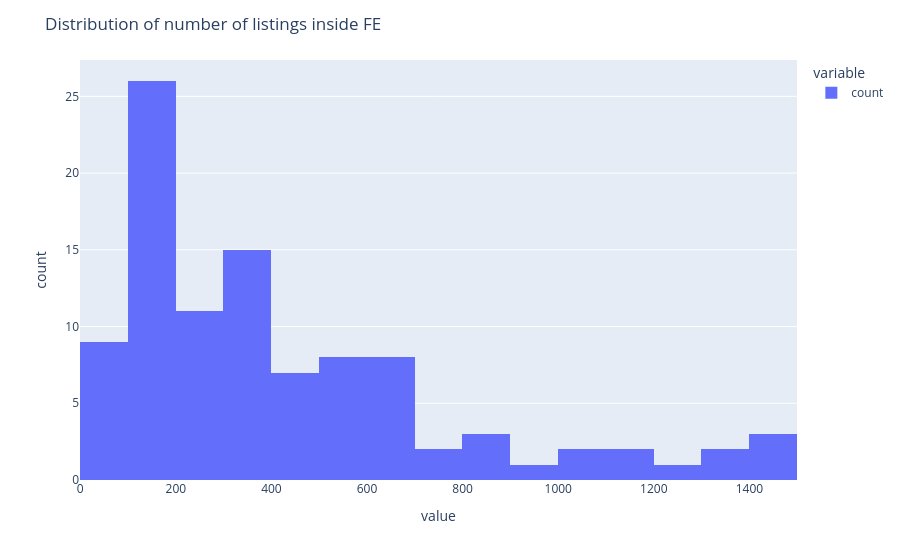

The notebook cell this image was saved under:
### Code cell
fig = px.histogram(cluster_sizes, nbins=25)
fig.update_layout(
    title = "Distribution of number of listings inside FE"
)
fig.show()

### Figure 1 — Plotly figure (JSON) as saved in the notebook; plotly's stock layout.template omitted (floating-point values rounded to 4 significant figures)
{"data": [{"bingroup": "x", "hovertemplate": "variable=count<br>value=%{x}<br>count=%{y}<extra></extra>", "legendgroup": "count", "marker": {"color": "#636efa", "pattern": {"shape": ""}}, "name": "count", "nbinsx": 25, "orientation": "v", "showlegend": true, "type": "histogram", "x": [1498, 1461, 1401, 1336, 1321, 1231, 1179, 1167, 1098, 1015, 916, 875, 825, 808, 797, 776, 692, 686, 675, 661, 647, 637, 633, 622, 597, 580, 569, 564, 535, 532, 514, 513, 496, 494, 450, 439, 439, 430, 406, 370, 365, 364, 361, 358, 348, 344, 337, 336, 331, 331, 325, 324, 314, 310, 292, 280, 278, 271, 269, 259, 258, 237, 227, 219, 215, 198, 197, 190, 185, 171, 167, 166, 162, 161, 159, 156, 153, 146, 142, 133, 130, 130, 129, 127, 122, 121, 118, 117, 116, 110, 110, 98, 98, 80, 80, 77, 73, 58, 47, 33], "xaxis": "x", "yaxis": "y"}], "layout": {"barmode": "relative", "legend": {"title": {"text": "variable"}, "tracegroupgap": 0}, "margin": {"t": 60}, "title": {"text": "Distribution of number of listings inside FE"}, "xaxis": {"anchor": "y", "domain": [0, 1], "title": {"text": "value"}}, "yaxis": {"anchor": "x", "domain": [0, 1], "title": {"text": "count"}}}}
